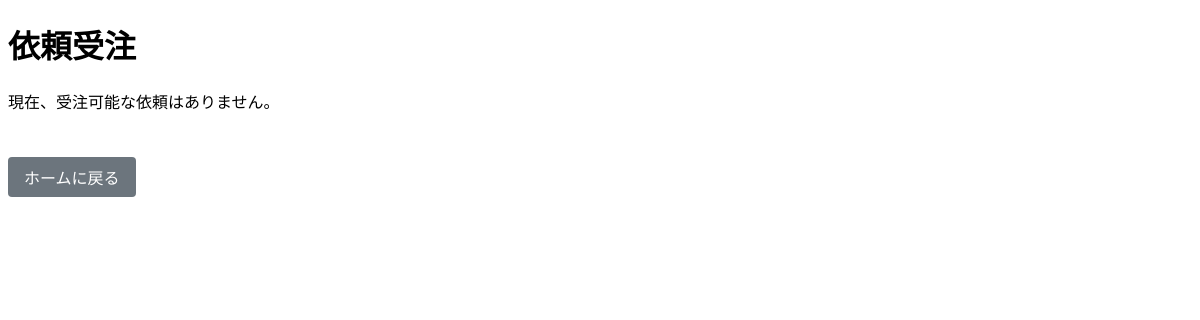
Page /worker/receive/ (signed in) on the earlier database version.
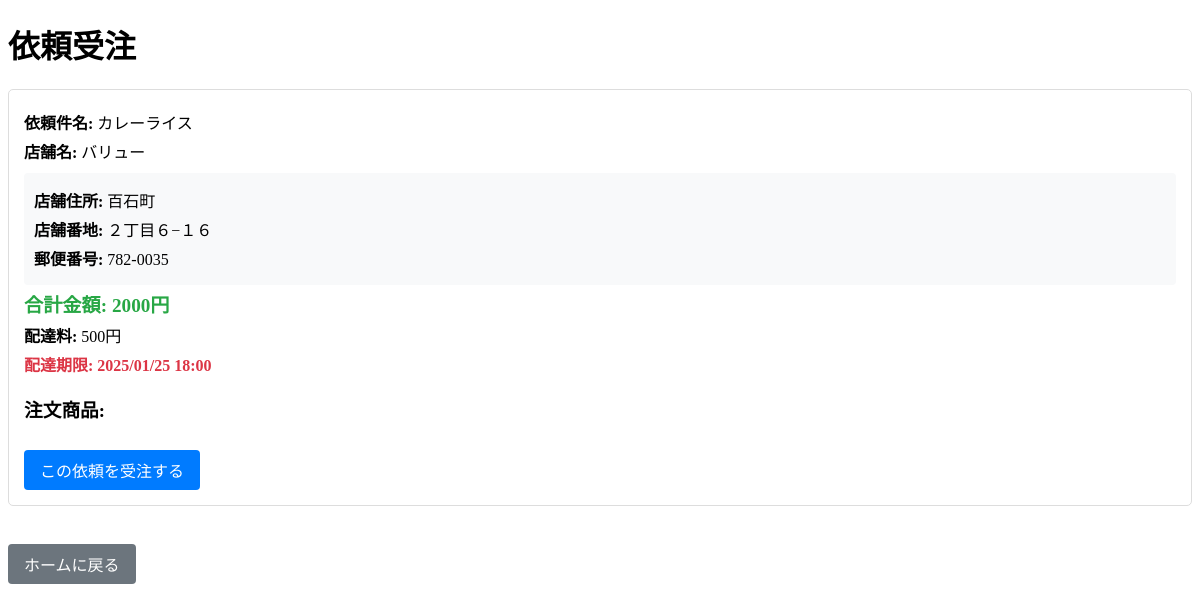
Same page on the later database version.
### client_app/models.py (models this page shows, shortened)
class Task(models.Model):
	client = models.ForeignKey(
		CustomUser,
		on_delete=models.SET(get_sentinel_user),
		related_name='client',
		null=True, # TODO:仮でnullを許可する
		blank=True, # TODO: 仮でblankを許可する
		verbose_name="クライアント",
	)
	worker = models.ForeignKey(
		CustomUser,
		on_delete=models.SET(get_sentinel_user),
		related_name='worker',
		null=True,
		blank=True,
		verbose_name="配達員",
	)
	title = models.CharField(
		max_length=60,
		verbose_name="依頼件名",
	)
	created_at = models.DateTimeField(
		auto_now_add=True,
		verbose_name="注文した時間",
	)
	limit_of_time = models.DateTimeField(
		verbose_name="配達期限時間",
	)
	status = models.CharField(
		max_length=1,
		default="0",
		verbose_name="配達ステータス",
		help_text="0: 注文済み, 1: 配達中, 2: 承認待ち, 3: 再申請待ち, 4: 配達完了",
	)
	delivery_completion_time = models.DateTimeField(
		blank=True,
		null=True,
		verbose_name="配達完了時間",
	)
	shop_name = models.CharField(
		max_length=150,
		verbose_name="店舗名",
	)
	shop_post_code = models.CharField(
		max_length=15,
		verbose_name="店舗の郵便番号",
	)
	shop_address = models.CharField(
		max_length=150,
		verbose_name="店舗の住所",
		help_text="高知県香美市土佐山田町に続く住所"
	)
	shop_street_address = models.CharField(
		max_length=150,
		verbose_name="店舗の番地",
	)

class Transaction(models.Model):
	task = models.OneToOneField(
		Task,  # 対応するTaskモデルのクラス名
		on_delete=models.CASCADE,  # Taskが削除されたときに対応するTransactionも削除される
		related_name='transaction',  # Taskモデルから関連するTransactionsをアクセスするための名前
		verbose_name="関連するタスク"
	)
	total_cost = models.IntegerField(
		blank=True,
		null=True,
		verbose_name="合計金額"
	)
	courier_reward_amount = models.IntegerField(
		blank=True,
		null=True,
		verbose_name="給料"
	)
	delivery_fee = models.IntegerField(
		blank=True,
		null=True,
		verbose_name="配達手数料"
	)
	payment_fee_date = models.DateTimeField(
		blank=True,
		null=True,
		verbose_name="サービス代金支払い日付"
	)
	courier_item_payment_date = models.DateTimeField(
		blank=True,
		null=True,
		verbose_name="商品代金支払い日付"
	)
	courier_reward_date = models.DateTimeField(
		blank=True,
		null=True,
		verbose_name="報酬支払日付"
	)
	pay_courier_reward = models.BooleanField(
		blank=True,
		null=True,
		default=False,
	)
	pay_courier_item = models.BooleanField(
		blank=True,
		null=True,
		default=False,
	)
	pay_fee = models.BooleanField(
		blank=True,
		null=True,
		default=False,
	)

### worker_app/views.py (the view)
# urls.py: path('receive/', views.receive_request_view, name='receive_request'), # 依頼受注（一覧）
@login_required
def receive_request_view(request):
    now = timezone.now()
    pending_tasks = Task.objects.filter(
        status='0',  # 注文済み
        worker=None, # 配達員が決まっていない
        limit_of_time__gt=now  # 配達期限が現在時刻より後のもののみ
    ).exclude(
        client=request.user
    ).order_by('limit_of_time')
    return render(request, 'worker_app/receive_request.html', {'tasks': pending_tasks})

### templates/worker_app/receive_request.html (shortened to what this page needs)
<!DOCTYPE html>
<html lang="ja">
<head>
</head>
<body>
    <h1>依頼受注</h1>
    <div class="request-list">
        {% for task in tasks %}
            <div class="request-card">
                <div class="request-info"><strong>依頼件名:</strong> {{ task.title }}</div>
                <div class="request-info"><strong>店舗名:</strong> {{ task.shop_name }}</div>
                <div class="shop-info">
                    <div class="request-info"><strong>店舗住所:</strong> {{ task.shop_address }}</div>
                    <div class="request-info"><strong>店舗番地:</strong> {{ task.shop_street_address }}</div>
                    <div class="request-info"><strong>郵便番号:</strong> {{ task.shop_post_code }}</div>
                </div>
                {% if task.transaction %}
                    <div class="request-info cost"><strong>合計金額:</strong> {{ task.transaction.total_cost }}円</div>
                    <div class="request-info"><strong>配達料:</strong> {{ task.transaction.delivery_fee }}円</div>
                {% endif %}
                <div class="request-info deadline"><strong>配達期限:</strong> {{ task.limit_of_time|date:"Y/m/d H:i" }}</div>
                <h3>注文商品:</h3>
                <a href="{% url 'worker_app:confirm_request' pk=task.id %}" class="btn">この依頼を受注する</a>
            </div>
        {% empty %}
            <p>現在、受注可能な依頼はありません。</p>
        {% endfor %}
    </div>
    <br>
    <a href="{% url 'worker_app:mypage' %}" class="btn" style="background-color: #6c757d;">ホームに戻る</a>
</body>
</html>

Differences in the rows shown:
added Task: title "カレーライス", shop_name "バリュー", shop_address "百石町", shop_street_address "２丁目６−１６", shop_post_code "782-0035", transaction.total_cost "2000", transaction.delivery_fee "500", limit_of_time "2025/01/25 18:00"
Other differences:
text no longer shown: "現在、受注可能な依頼はありません。"
